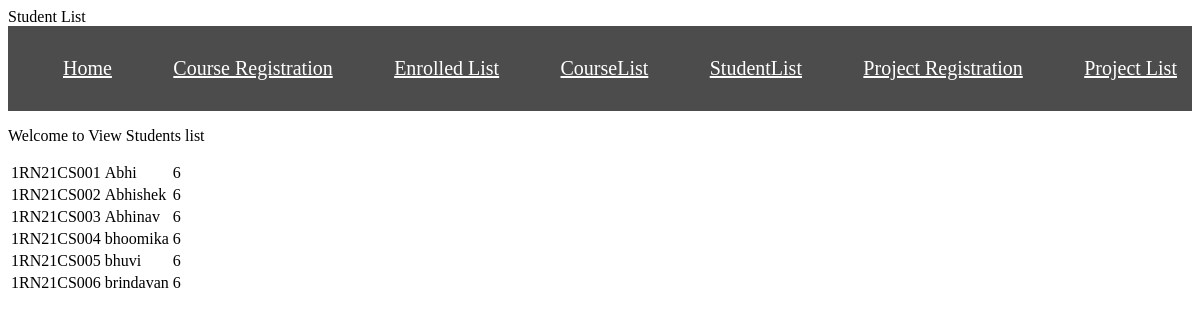
The app's page /sl/ with its own data.
### studentregistration/models.py (models this page shows)
class Student(models.Model):
    usn = models.CharField(max_length = 20,primary_key=True)
    name = models.CharField(max_length = 50)
    sem = models.IntegerField(default=6)

### studentregistration/views.py (the view)
# urls.py: path("sl/",views.sl, name = "sl"),
def sl(request):
    students = Student.objects.all()
    return render(request,"sl.html",{"students":students})

### studentregistration/templates/sl.html (shortened to what this page needs)
{% extends "student_layout.html" %}
{% block content %}
<p>Welcome to View Students list</p>
<table>
{% for student in students %}
<tr><td>{{student.usn}}</td><td>{{student.name}}</td><td>{{ student.sem }}</td></tr>
{% endfor %}
</table>
{% endblock %}

### studentregistration/templates/student_layout.html (shortened to what this page needs)
<html>
    <head>
    </head>
    <body>
        <nav>
            <ul>
                <li><a href ="">Home</a></li>
                <li><a href = "/reg/">Course Registration</a></li>
                <li><a href = "/el/">Enrolled List</a></li>
                <li><a href = "/cl/">CourseList</a></li>
                <li><a href = "/sl/">StudentList</a></li>
                <li><a href = "/preg/">Project Registration</a></li>
                <li><a href = "/pl/">Project List</a></li>
            </ul>
        </nav>
        <section>{% block content %}{% endblock %}</section>
    </body>
</html>

### studentregistration/templates/student_layout.html (style rules this page uses)
nav { background-color:rgba(0,0,0,0.7); padding:15px; }
nav a { border-radius:5px; color:white; flex-wrap:wrap; font-size:20px; }
ul { display:flex; flex-direction:row; flex-wrap:wrap; justify-content:space-between; list-style-type:none; }

### records on screen
Student: usn "1RN21CS001", name "Abhi", sem "6"
Student: usn "1RN21CS002", name "Abhishek", sem "6"
Student: usn "1RN21CS003", name "Abhinav", sem "6"
Student: usn "1RN21CS004", name "bhoomika", sem "6"
Student: usn "1RN21CS005", name "bhuvi", sem "6"
Student: usn "1RN21CS006", name "brindavan", sem "6"
